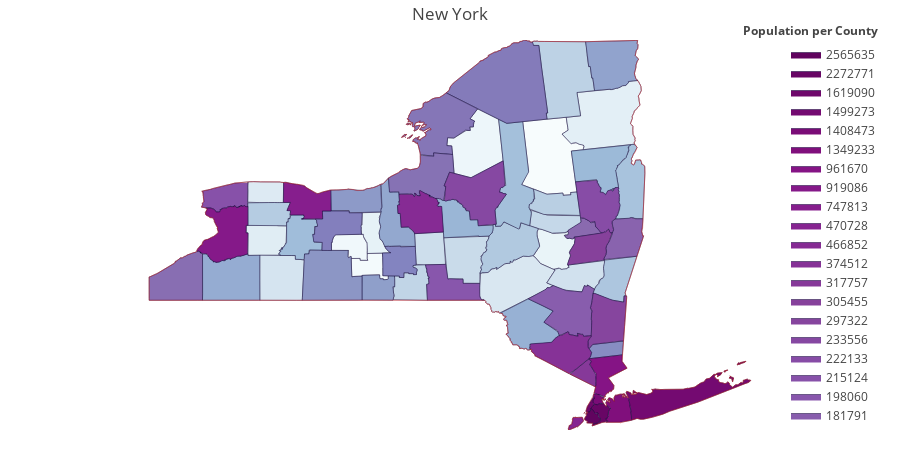

Write notebook code for a chart like this one.
### Code cell
bupu = cl.scales['9']['seq']['BuPu']
bupu500 = cl.interp( bupu, 65 )
fig = ff.create_choropleth(
    fips=fips, values=values, scope=scope, 
    colorscale=bupu500, round_legend_values=True,
    simplify_county=0, simplify_state=0,
    county_outline={'color': 'rgb(15, 5, 55)', 'width': 0.5},
    state_outline={'width': 0.5},
    legend_title='Population per County',
    title='New York')

iplot(fig, filename='New York Choropleth')
